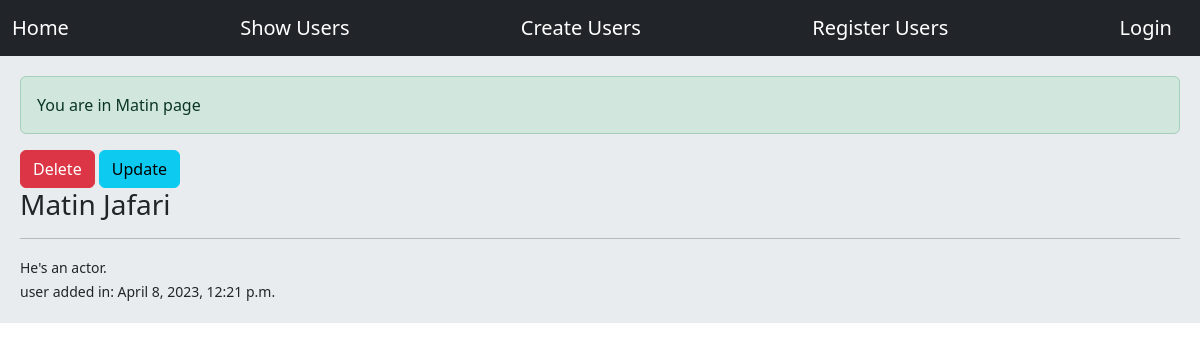
/usrs/info/2/, run on the app's committed database.
### users/models.py (models this page shows)
class User(models.Model):
    first_name = models.CharField(max_length=50)
    last_name = models.CharField(max_length=50)
    bio = models.TextField()
    age = models.IntegerField()
    sex = models.CharField(max_length=1, null=True)
    create = models.DateTimeField()

### users/views.py (the view)
# urls.py: path('info/<int:user_id>/', views.show_infos, name='info'),
def show_infos(request, user_id):
    user = User.objects.get(id=user_id)
    messages.success(request, message=f'You are in {user.first_name} page', extra_tags='success')
    return render(request, 'user_info.html', context={'user': user})

### templates/user_info.html (shortened to what this page needs)
{% extends 'base.html' %}
{% block content %}
    <a class="btn btn-danger" href="{% url 'delete' user.id %}">Delete</a>
    <a class="btn btn-info" href="{% url 'update' user.id %}">Update</a>
    <h3>{{ user.first_name | capfirst }} {{ user.last_name | capfirst }}</h3>
    <hr>
    <small>
        {{ user.bio }}<br>
        user added in: {{ user.create }}
    </small>
{% endblock %}

### data on the page
User: first_name "Matin", last_name "Jafari", bio "He's an actor.", create "April 8, 2023, 12:21 p.m."

### other printed values
{{ message }} "You are in Matin page"
